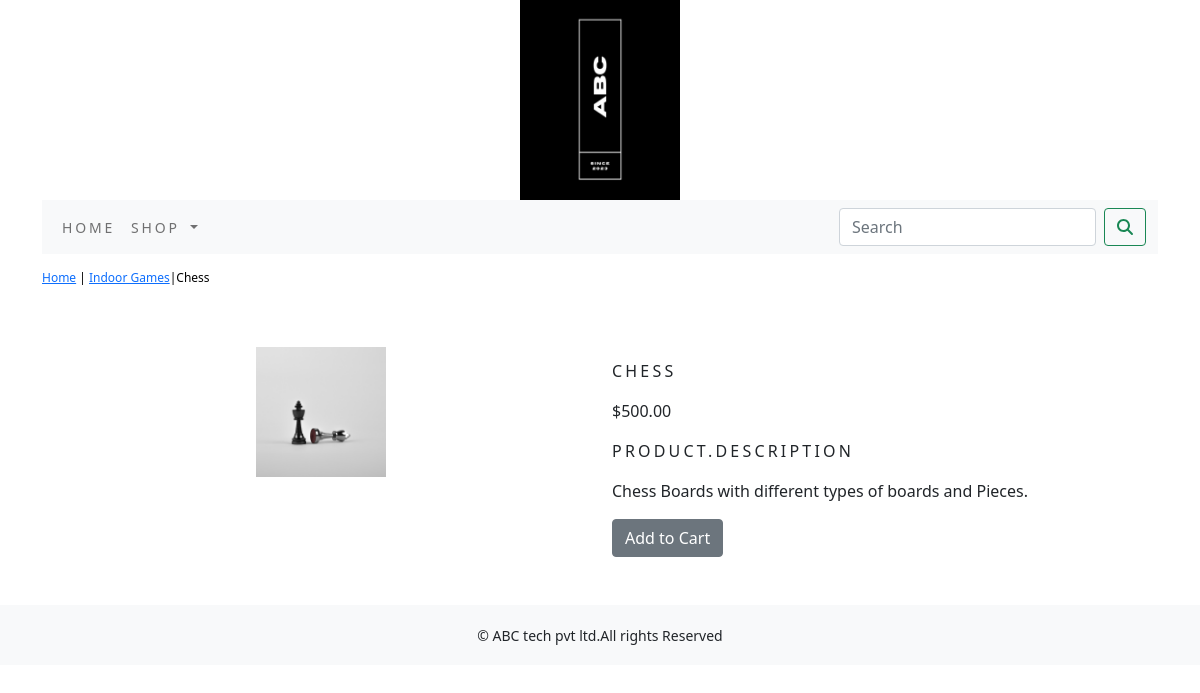
The app's page /indoor-games/chess/ with its own data.
### shop/models.py (models this page shows, shortened)
class Product(models.Model):
    name=models.CharField(max_length=250,unique=True)
    slug=models.SlugField(max_length=250,unique=True)
    description=models.TextField(blank=True)
    price=models.DecimalField(max_digits=10,decimal_places=2)
    category=models.ForeignKey(Category,on_delete=models.CASCADE)
    image = models.ImageField(upload_to='product', blank=True)
    stock=models.IntegerField()
    available=models.BooleanField(default=True)
    created=models.DateTimeField(auto_now_add=True)
    updated=models.DateTimeField(auto_now=True)
    class Meta:
        ordering=('name',)
        verbose_name='product'
        verbose_name_plural='products'

class Category(models.Model):
    name = models.CharField(max_length=250, unique=True)
    slug = models.SlugField(max_length=250, unique=True)
    description = models.TextField(blank=True)
    image = models.ImageField(upload_to='category', blank=True)
    class Meta:
        ordering=('name',)
        verbose_name='category'
        verbose_name_plural='categories'
    def get_url(self):
        return reverse('shop:product_by_category',args=[self.slug])
    def __str__(self):
        return '{}'.format(self.name)

### shop/views.py (the view)
# urls.py: path('<slug:c_slug>/<slug:product_slug>/', views.proDetail, name='prodCatdetail')
def proDetail(request, c_slug, product_slug):
    try:
        product = Product.objects.get(category__slug=c_slug, slug=product_slug)
    except Exception as e:
        raise e
    return render(request, 'product.html', {'product': product})

### cart/context_processors.py (called while the page is built)
def counter(request):
    item_count = 0
    if 'admin' in request.path:
        return {}
    else:
        try:
            cart = Cart.objects.filter(cart_id=_cart_id(request))
            cart_items=CartItem.objects.all().filter(cart=cart[:1])
            for cart_item in cart_items:
                item_count += cart_item.quantity
        except Cart.DoesNotExist:
            item_count =0
    return dict(item_count=item_count)

### cart/views.py (called while the page is built)
def _cart_id(request):
    cart = request.session.session_key
    if not cart:
        cart = request.session.create()
    return cart

### shop/context_processors.py (called while the page is built)
def menu_links(request):
    links = Category.objects.all()
    return dict(links=links)

### Templates/product.html (shortened to what this page needs)
{% extends 'base.html' %}
{% load static %}
{% block content %}
<div class="row my_prod_row_class">
    <div class="mx_auto">
        <p><a href="{% url 'shop:allProdCat' %}">Home</a> | <a href="{{product.category.get_url}}">{{product.category}}</a>|{{product.name}}</p>
    </div>
</div>
<div class="container">
<br>
<div class="row">
    <div class="col-12 col-sm-12 col-md-12 col-lg-6 text-center">
        <div style="min-width:18rem">
            <img src="{{product.image.url}}" alt="{{product.name}}" width="130px;" height="130px;">
        </div>
    </div>
        <div class="col-12 col-sm-12 col-md-12 col-lg-6">
            <h1 class="my_prod_title">{{product.name}}</h1>
            <p>${{product.price}}</p>
            <p class="my_title">product.description</p>
            <p class="text-justify my_prod_text">{{product.description}}</p>
            {% if product.stock <= 0 %}
            <p class="text-justify my_prod_text"><b>Out of Stock</b></p>
            {% else %}
            <a class="btn btn-secondary" href="{% url 'cart:add_cart' product.id %}">Add to Cart</a>
            {% endif %}
        </div>
</div>
</div>
{% endblock %}

### static/css/custom.css (style rules this page uses)
body { font-family: 'Roboto', sans-serif; }
.my_title { font-size:16px; text-transform:uppercase; letter-spacing:.2em; }
.my_prod_row_class { padding-top:15px; padding-bottom:20px; }
.my_prod_row_class .mx_auto { color:#000; font-size:12px; text-decoration:none; }
.my_prod_title { font-size:16px; text-transform:uppercase; letter-spacing:.2em; padding-top:15px; padding-bottom:10px; }

### records on screen
Product: category "Indoor Games", name "Chess", image (picture), name "CHESS", price "500.00", description "Chess Boards with different types of boards and Pieces."
